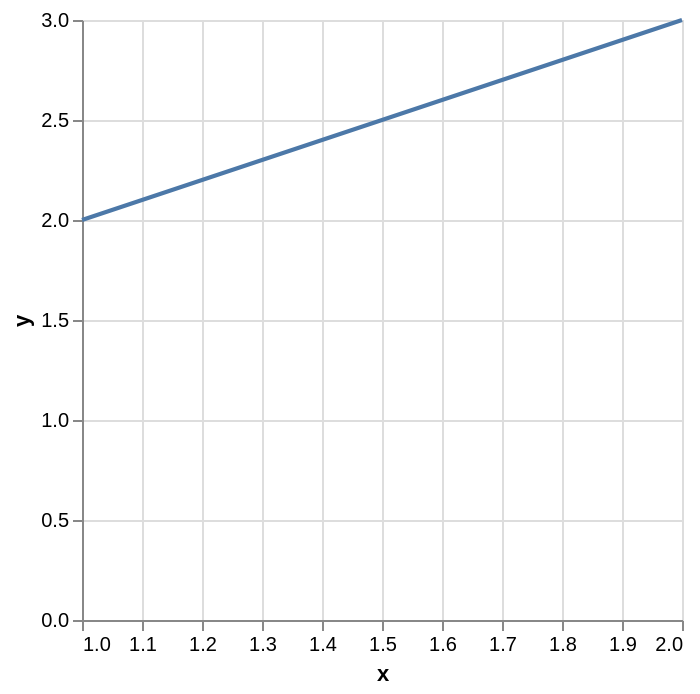

Specify this chart in Vega-Lite:
### Vega-Lite specification from a JSON file in a GitHub repository (floating-point values rounded to 4 significant figures)
{"$schema": "https://vega.github.io/schema/vega-lite/v6.json", "data": {"values": [{"x": 1, "y": 2}, {"x": 2, "y": 3}]}, "mark": "line", "encoding": {"x": {"field": "x", "type": "quantitative"}, "y": {"field": "y", "type": "quantitative"}}}
